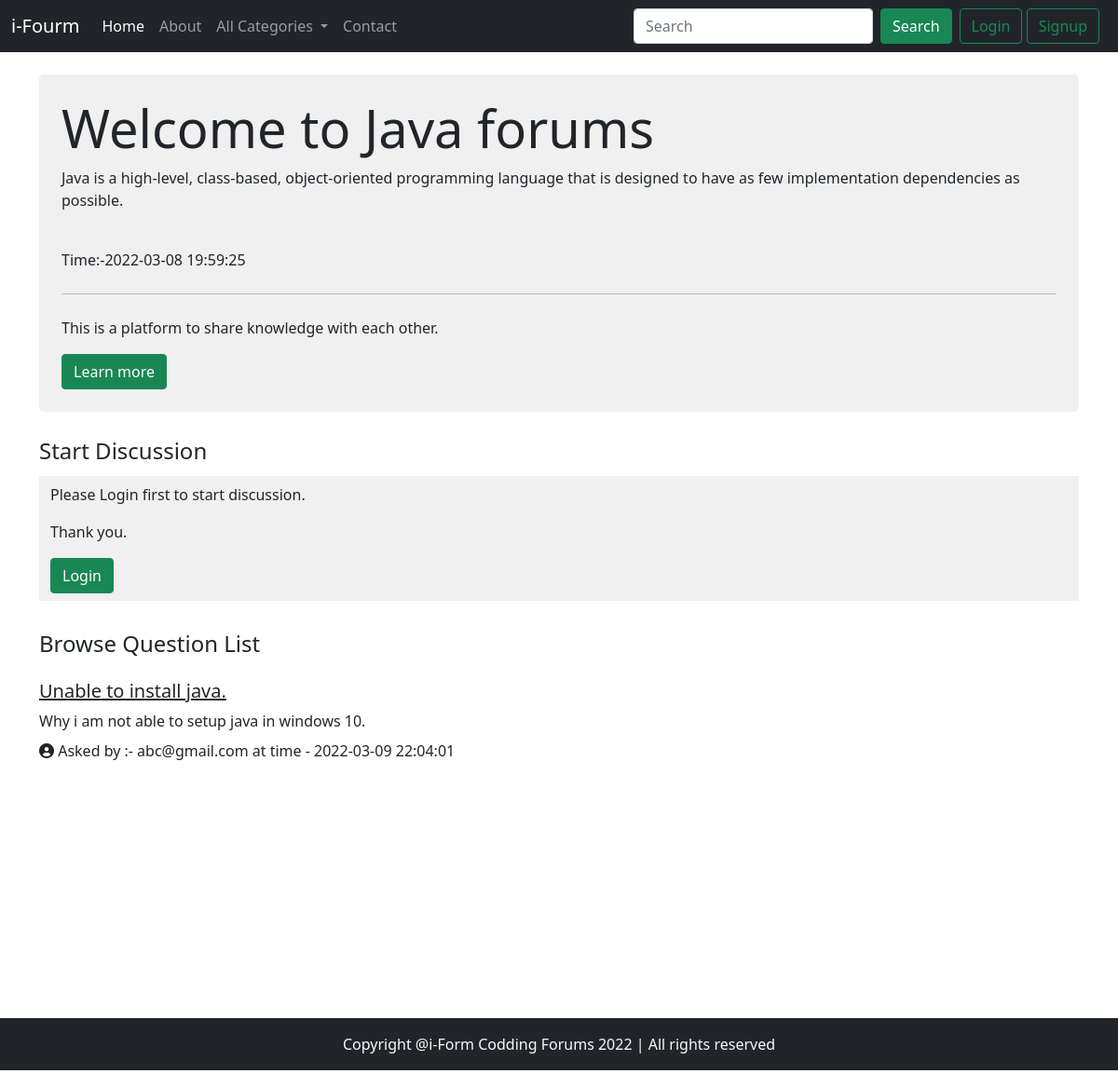
The app's page /threadlist.php?catid=2 with its own data.
### tables this page shows
CREATE TABLE `categories` (
  `categories_id` int(11) NOT NULL,
  `categories_name` varchar(255) NOT NULL,
  `categories_description` varchar(500) NOT NULL,
  `created` datetime NOT NULL DEFAULT current_timestamp()
);

CREATE TABLE `threads` (
  `threads_id` int(10) NOT NULL,
  `threads_title` varchar(255) NOT NULL,
  `threads_desc` text NOT NULL,
  `threads_cat_id` int(20) NOT NULL,
  `threads_user_id` int(20) NOT NULL,
  `timestamp` datetime NOT NULL DEFAULT current_timestamp()
);

CREATE TABLE `users` (
  `user_id` int(10) NOT NULL,
  `user_email` varchar(20) NOT NULL,
  `user_pass` varchar(255) NOT NULL,
  `timestamo` datetime NOT NULL DEFAULT current_timestamp()
);

### threadlist.php (the view, shortened to what this page needs)
<!doctype html>
<html lang="en">
<head>
    <link href="https://cdn.jsdelivr.net/npm/bootstrap@5.1.3/dist/css/bootstrap.min.css" rel="stylesheet">
    <link rel="stylesheet" href="https://cdnjs.cloudflare.com/ajax/libs/font-awesome/6.0.0/css/all.min.css" />
</head>
<body>
    <?php
    include('../forum/partial/_header.php');
    ?>
    <?php
    $catid = $_GET['catid'];
    $sql = "SELECT * FROM `categories` WHERE categories_id =$catid";
    $result = mysqli_query($con, $sql);
    while ($row = mysqli_fetch_assoc($result)) {
        $catName = $row['categories_name'];
        $catDescription = $row['categories_description'];
        $catDate = $row['created'];
        echo '
                <div class="container my-4">
                    <div class="p-4 shadow-4 rounded-3" style="background-color: hsl(0, 0%, 94%);">
                    <h2 class="display-4">Welcome to ' . $catName . ' forums</h2>
                    <p>
                        ' . $catDescription . '
                    </p><br>
                    Time:-' . $catDate . '
                     <hr class="my-4" />
                    <p>
                         This is a platform to share knowledge with each other.
                    </p>
                    <button type="button" class="btn btn-success">
                        Learn more
                    </button>
                    </div>
                </div>
                ';
    }
    ?>
    <div class="container">
        <h4 class="py-1">Start Discussion</h4>
        <?php
        include("../forum/partial/_form.php");
        ?>
    </div>
    <div class="container my-4" id="ques">
        <h4 class="py-2">Browse Question List</h4>
        <?php
        $catid = $_GET['catid'];
        $sql = "SELECT * FROM `threads` WHERE threads_cat_id=$catid";
        $result = mysqli_query($con, $sql);
        while ($row = mysqli_fetch_assoc($result)) {
            $threadId = $row['threads_id'];
            $threadTitle = $row['threads_title'];
            $threadDescription = $row['threads_desc'];
            $threadDate = $row['timestamp'];
            $threads_user_id = $row['threads_user_id'];
            $sql2 = "SELECT `user_email` FROM users WHERE user_id='$threads_user_id'";
            $result2 = mysqli_query($con, $sql2);
            $row2 = mysqli_fetch_assoc($result2);
            echo '
                <div class="media my-3">
                    <div class="media-body">' .
                        '<h5 class="mt-0"> <a class="text-dark" href="thread.php?threadid=' . $threadId . '">' . $threadTitle . ' </a></h5>
                        ' . $threadDescription . ' </div>' . '<div class="font-weight-bold my-2"> <i class="fa fa-user-circle" aria-hidden="true"></i> Asked by :- ' . $row2['user_email'] . ' at time - ' . $threadDate
                    . '</div>' .
                '</div>';
        }
        ?>
    </div>
    <?php
    include('../forum/partial/_footer.php');
    ?>
</body>
</html>

### threadlist.php (style rules this page uses)
#ques { min-height: 400px; }

### records on screen
categories: categories_name "Java", categories_description "Java is a high-level, class-based, object-oriented programming language that is designed to have as few implementation dependencies as possible.", created "2022-03-08 19:59:25"
threads: threads_title "Unable to install java.", threads_desc "Why i am not able to setup java in windows 10.", users.user_email "abc@gmail.com", timestamp "2022-03-09 22:04:01"
